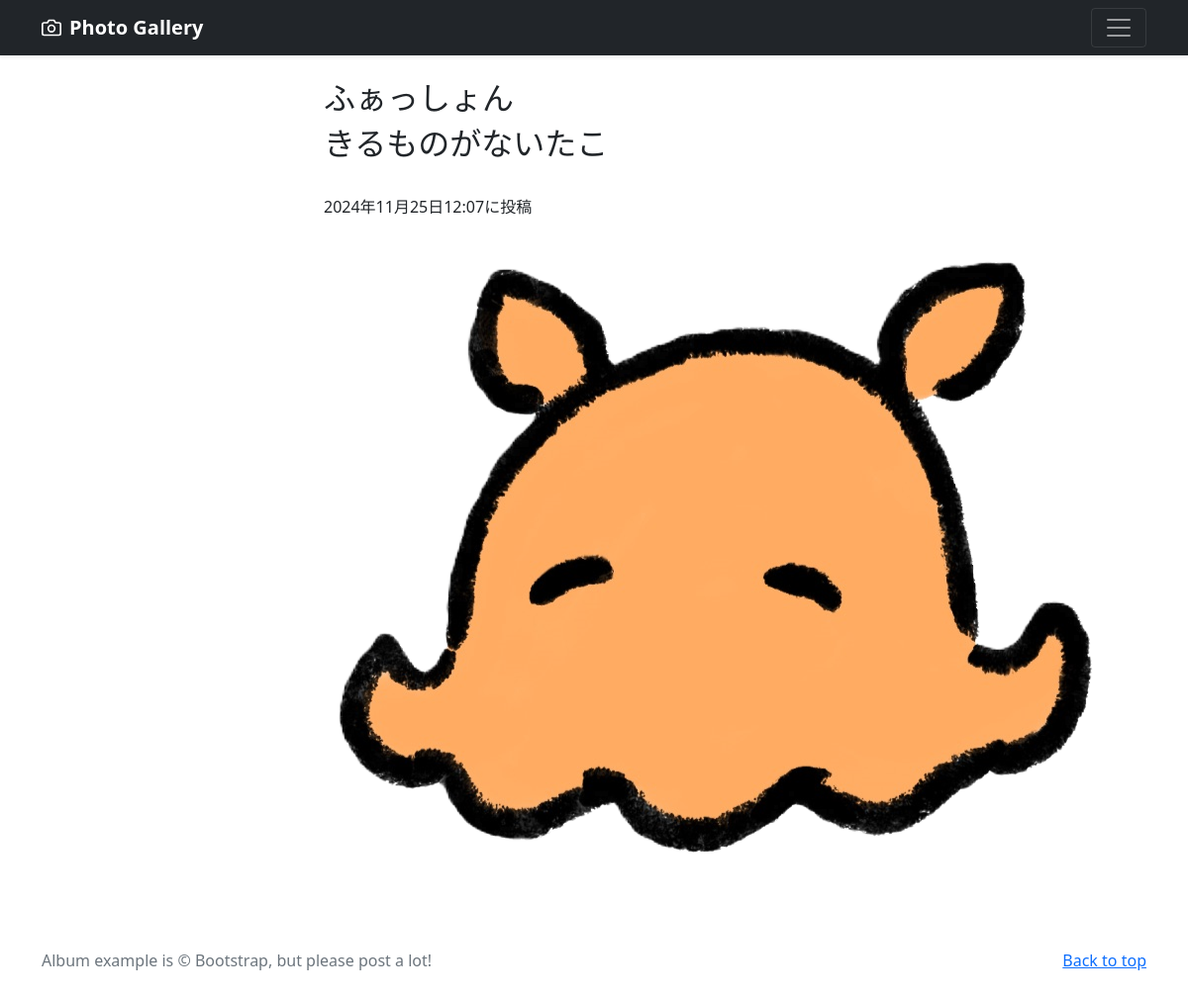
Page /photo-detail/4 (signed in) on the committed database.
### photo/models.py (models this page shows, shortened)
class PhotoPost(models.Model):
    user = models.ForeignKey(
        CustomUser,
        verbose_name='ユーザー',
        on_delete=models.CASCADE
    )
    category = models.ForeignKey(
        Category,
        verbose_name='カテゴリ',
        on_delete=models.PROTECT
    )
    title = models.CharField(
        verbose_name='タイトル',
        max_length=200
    )
    comment = models.TextField(
        verbose_name='コメント'
    )
    image1 = models.ImageField(
        verbose_name='イメージ1',
        upload_to= 'photos',
    )
    image2 = models.ImageField(
        verbose_name= 'イメージ2',
        upload_to='photos',
        blank=True,
        null=True
    )
    posted_at = models.DateTimeField(
        verbose_name='投稿日時' ,
        auto_now_add=True
    )

### photo/views.py (the view)
# urls.py: path('photo-detail/<int:pk>',views.DetailView.as_view(),name = 'photo_detail'),
class DetailView(DetailView):
    template_name ='detail.html'
    model = PhotoPost

### photo/templates/detail.html (shortened to what this page needs)
{% extends 'base.html' %}
{% block contents %}
<br>
<div class="container">
  <div class="row">
    <div class="col offset-3">
        <h2>{{object.title}}</h2>
        <h2>{{object.comment}}</h2>
      <br>
        <p>{{object.posted_at}}に投稿</p>
        <p><img src="{{ object.image1.url }}"></img></p>
    </div>
  </div>
</div>
{% endblock %}

### rows in the picture
PhotoPost: title "ふぁっしょん", comment "きるものがないたこ", posted_at "2024年11月25日12:07", image1 (picture)
